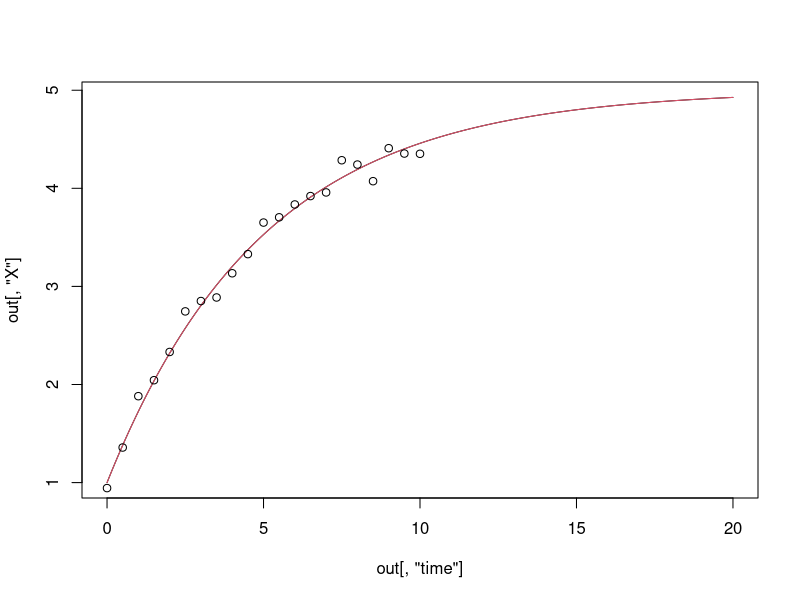

Generate this figure with R: (Note: this script raises an error after producing the figure.)
library(deSolve)
library(mvtnorm)

# set up linear ODE --------------------------------------------------------

parameters <- c(a=1, b=-0.2)
state <- c(X = 1)

linearModel <- function(t, state, parameters) {
  with(as.list(c(state, parameters)), {
    Xdt <- a + b * X
    list(c(Xdt))
  })
}

times <- seq(0, 20, by = 0.05)
out <- ode(y = state, times = times, func = linearModel, parms = parameters)
plot(out[,"time"], out[, "X"], type="l")


# analytical solution for ODE ---------------------------------------------

# uniform parameterization: a, b, x0
XfunAnalytic <- function(t, par){
  par <- c(-par[1]/par[2], par[3]+par[1]/par[2], par[2])
  par[1] + par[2] * exp(par[3] * t)
}

par.true <- with(as.list(c(state, parameters)), {
  c(a, b, X)
})


Xfunc <- function(t) XfunAnalytic(t, par.true)
plot.function(Xfunc, 0, 20, col=2, add=TRUE)


# simulate observations --------------------------------------------------
nobs <- 21
tI <- seq(0, 10, length=nobs)

set.seed(123)
y <- rnorm(length(tI))*0.1 + Xfunc(tI)

points(tI, y)

# frequentist inference ------------------------------------------------------

mse <- function(par){
  mean((y - XfunAnalytic(tI, par))^2)
}

frequentist <- optim(par.true, mse, method = "BFGS")
sigmaEst <- sqrt(frequentist$value)

llik <- function(par){
  sum(dnorm(y, XfunAnalytic(tI, par), sigmaEst, log = TRUE))
}

frequentist <- optim(frequentist$par, llik, method = "BFGS", hessian = TRUE, 
                     control = list(fnscale = -1))

parEst <- frequentist$par
varMat <- solve(-frequentist$hessian)

parEst
sqrt(diag(varMat))

(parEst - par.true)/sqrt(diag(varMat))

# gaussian process approach -------------------------------------------------
ndis <- 201
tdis <- seq(0, 10, length=ndis)
tAll <- sort(union(tdis, tI))

fn <- function(par) -phisigllikC( par, data.matrix(cbind(y,y)), 
                                  as.matrix(dist(tI)), "matern")$value
gr <- function(par) -as.vector(phisigllikC( par, data.matrix(cbind(y,y)), 
                                            as.matrix(dist(tI)), "matern")$grad)
marlikmap <- optim(rep(1,5), fn, gr, method="L-BFGS-B", lower = 0.0001)

phi <- marlikmap$par[1:2]
cursigma <- marlikmap$par[5]

signedDist <- outer(tAll, tAll, '-')

gpcov <- calCov(phi, abs(signedDist), -sign(signedDist))

sigmaMatPsudoInv <- matrix(0, ndis, ndis)
diag(sigmaMatPsudoInv)[match(tI, tAll)] <- 1/cursigma^2

AxInvPartConst <- gpcov$Cinv + sigmaMatPsudoInv + t(gpcov$mphi) %*% gpcov$Kinv %*% gpcov$mphi
AxInvPartConstKinvMphiSum <- gpcov$Kinv %*% gpcov$mphi
AxInvPartConstKinvMphiSum <- AxInvPartConstKinvMphiSum + t(AxInvPartConstKinvMphiSum)
KinvRowSum <- rowSums(gpcov$Kinv)
KinvSum <- sum(KinvRowSum)
muxRawPartConst <- t(gpcov$mphi) %*% KinvRowSum
yContribution <- rep(0, ndis)
yContribution[match(tI, tAll)] <- y/cursigma^2

logPosterior <- function(ab){
  a <- ab[1]
  b <- ab[2]
  
  AxInv <-  AxInvPartConst + b^2 * gpcov$Kinv - b * AxInvPartConstKinvMphiSum
  
  muxRaw <- a * muxRawPartConst - a * b * KinvRowSum + yContribution
  mux <- solve( AxInv, muxRaw)
  
  llik <- 0.5 * as.numeric(determinant(AxInv, logarithm = TRUE)$modulus)
  llik <- llik + -0.5 * (a^2 * KinvSum - sum( muxRaw * mux))
  return(as.numeric(llik))
}

ab <- c(1, -0.2)
testthat::expect_equal(logPosterior(ab), 12723.6919701936, tolerance = 1e-6)

aCandidates <- seq(0.9,1.15, length=50)
bCandidates <- seq(-0.25, -0.15, length=50)

abGrid <- expand.grid(a=aCandidates, b=bCandidates)
llikGrid <- apply(abGrid, 1, logPosterior)
llikGrid <- llikGrid - max(llikGrid)
abGrid[,"wgts"] <- exp(llikGrid)/sum(exp(llikGrid))

histogram <- tapply(abGrid[,"wgts"], list(abGrid[,"a"], abGrid[,"b"]), identity)
filled.contour(x=aCandidates, y=bCandidates, histogram)
lattice::levelplot(wgts ~ a * b, data.frame(abGrid))

# compare frequentist and Gaussian process ------------------------------------
parEst
sqrt(diag(varMat))

abGrid[,"freqlik"] <- dmvnorm(abGrid[,c("a","b")], parEst[1:2], varMat[1:2,1:2])
histogramFreq <- tapply(abGrid[,"freqlik"], list(abGrid[,"a"], abGrid[,"b"]), identity)

contour(x=aCandidates, y=bCandidates, histogram)
contour(x=aCandidates, y=bCandidates, histogramFreq, add = TRUE, col = "red") 
